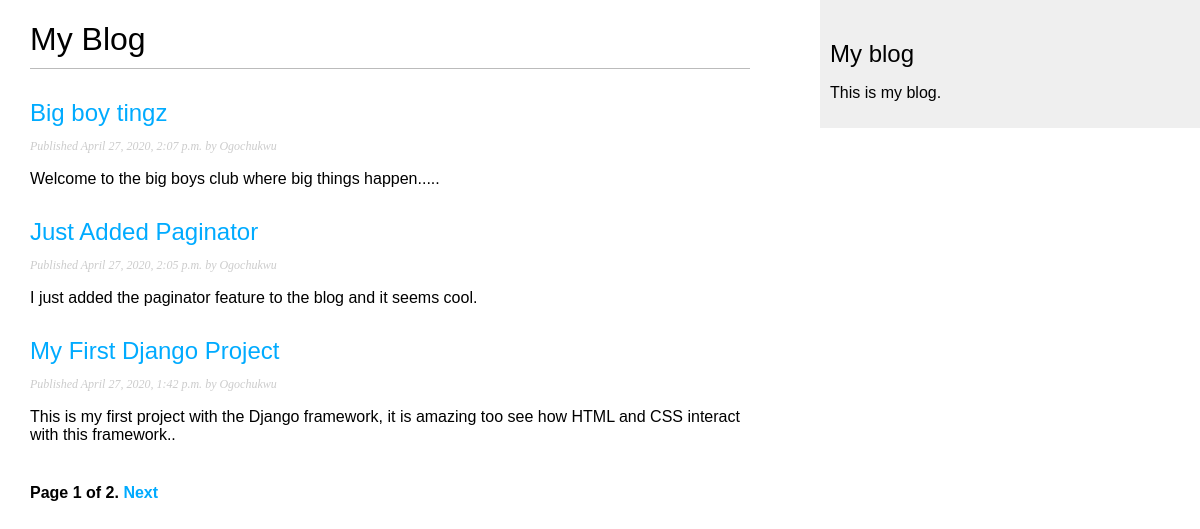
Screenshot of /blog/ with the database file from the repository.
### blog/models.py (models this page shows, shortened)
class Post(models.Model):
    STATUS_CHOICES = (
    ('draft', 'Draft'),
    ('published', 'Published'),
    )
    title = models.CharField(max_length=250)
    slug = models.SlugField(max_length=250,unique_for_date='publish')
    author = models.ForeignKey(User,on_delete=models.CASCADE,related_name='blog_posts')
    body = models.TextField()
    publish = models.DateTimeField(default=timezone.now)
    created = models.DateTimeField(auto_now_add=True)
    updated = models.DateTimeField(auto_now=True)
    status = models.CharField(max_length=10,choices=STATUS_CHOICES,default='draft')
    objects = models.Manager()  # The default manager.
    published = PublishedManager()  # Our custom manager.
    def get_absolute_url(self):
        return reverse('blog:post_detail',
                       args=[self.publish.year,
                             self.publish.month,
                             self.publish.day, self.slug])
    class Meta:
        ordering = ('-publish',)

### blog/views.py (the view)
# urls.py: path('', views.post_list, name='post_list'),
def post_list(request):
    object_list = Post.published.all()
    paginator = Paginator(object_list, 3)  # 3 posts in each page
    page = request.GET.get('page')
    try:
        posts = paginator.page(page)
    except PageNotAnInteger:
        posts = paginator.page(1)
    except EmptyPage:
        posts = paginator.page(paginator.num_pages)
    return render(request, 'blog/post/list.html', {'page': page, 'posts': posts})

### blog/models.py (called while the page is built)
    def get_queryset(self):
        return super(PublishedManager,self).get_queryset().filter(status='published')

### blog/templates/blog/post/list.html (shortened to what this page needs)
{% extends "blog/base.html" %}
{% block content %}
    <h1>My Blog</h1>
    {% for post in posts %}
        <h2>
            <a href="{{ post.get_absolute_url }}">
                {{ post.title }}
            </a>
        </h2>
        <p class="date">
            Published {{ post.publish }} by {{ post.author }}
        </p>
{{ post.body|truncatewords:30|linebreaks }}
{% endfor %}
{% include "pagination.html" with page=posts %}
{% endblock %}

### blog/templates/blog/base.html (shortened to what this page needs)
{% load static %}
<!DOCTYPE html>
<html>
<head>
    <link href="{% static "css/blog.css" %}" rel="stylesheet">
</head>
<body>
    <div id="content">
        {% block content %}
        {% endblock %}
    </div>
    <div id="sidebar">
        <h2>My blog</h2>
        <p>This is my blog.</p>
    </div>
</body>
</html>

### blog/templates/pagination.html (shortened to what this page needs)
<div class="pagination">
    <span class="step-links">
        <span class="current">
            Page {{ page.number }} of {{ page.paginator.num_pages }}.
        </span>
        {% if page.has_next %}
            <a href="?page={{ page.next_page_number }}">Next</a>
        {% endif %}
    </span>
</div>

### blog/static/css/blog.css (style rules this page uses)
body { margin:0; padding:0; font-family:helvetica, sans-serif; }
a { color:#00abff; text-decoration:none; }
h1 { font-weight:normal; border-bottom:1px solid #bbb; padding:0 0 10px 0; }
h2 { font-weight:normal; margin:30px 0 0; }
#content { float:left; width:60%; padding:0 0 0 30px; }
#sidebar { float:right; width:30%; padding:10px; background:#efefef; height:100%; }
p.date { color:#ccc; font-family: georgia, serif; font-size: 12px; font-style: italic; }
.pagination { margin:40px 0; font-weight:bold; }

### rows the page displays
Post: title "Big boy tingz", publish "April 27, 2020, 2:07 p.m.", author "Ogochukwu", body "Welcome to the big boys club where big things happen....."
Post: title "Just Added Paginator", publish "April 27, 2020, 2:05 p.m.", author "Ogochukwu", body "I just added the paginator feature to the blog and it seems cool."
Post: title "My First Django Project", publish "April 27, 2020, 1:42 p.m.", author "Ogochukwu", body "This is my first project with the Django framework, it is amazing too see how HTML and CSS interact with this framework.."

### other values shown
{{ page.number }} "1"
{{ page.paginator.num_pages }} "2"
